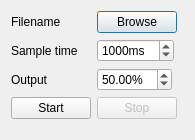
<?xml version="1.0" encoding="UTF-8"?>
<ui version="4.0">
 <class>PlotDialog</class>
 <widget class="QDialog" name="PlotDialog">
  <property name="windowModality">
   <enum>Qt::ApplicationModal</enum>
  </property>
  <property name="geometry">
   <rect>
    <x>0</x>
    <y>0</y>
    <width>195</width>
    <height>140</height>
   </rect>
  </property>
  <property name="windowTitle">
   <string>Step response</string>
  </property>
  <property name="sizeGripEnabled">
   <bool>false</bool>
  </property>
  <property name="modal">
   <bool>true</bool>
  </property>
  <layout class="QVBoxLayout" name="verticalLayout">
   <item>
    <layout class="QFormLayout" name="formLayout">
     <property name="fieldGrowthPolicy">
      <enum>QFormLayout::ExpandingFieldsGrow</enum>
     </property>
     <item row="0" column="0">
      <widget class="QLabel" name="label">
       <property name="text">
        <string>Filename</string>
       </property>
      </widget>
     </item>
     <item row="0" column="1">
      <widget class="QPushButton" name="buttBrowse">
       <property name="text">
        <string>Browse</string>
       </property>
      </widget>
     </item>
     <item row="1" column="1">
      <widget class="QSpinBox" name="spnSampleTime">
       <property name="suffix">
        <string>ms</string>
       </property>
       <property name="minimum">
        <number>1</number>
       </property>
       <property name="maximum">
        <number>30000</number>
       </property>
       <property name="singleStep">
        <number>100</number>
       </property>
       <property name="value">
        <number>1000</number>
       </property>
      </widget>
     </item>
     <item row="1" column="0">
      <widget class="QLabel" name="label_2">
       <property name="text">
        <string>Sample time</string>
       </property>
      </widget>
     </item>
     <item row="2" column="0">
      <widget class="QLabel" name="label_3">
       <property name="text">
        <string>Output</string>
       </property>
      </widget>
     </item>
     <item row="2" column="1">
      <widget class="QDoubleSpinBox" name="dspnOutput">
       <property name="suffix">
        <string>%</string>
       </property>
       <property name="minimum">
        <double>0.100000000000000</double>
       </property>
       <property name="maximum">
        <double>100.000000000000000</double>
       </property>
       <property name="value">
        <double>50.000000000000000</double>
       </property>
      </widget>
     </item>
     <item row="3" column="0">
      <widget class="QPushButton" name="buttStart">
       <property name="text">
        <string>Start</string>
       </property>
      </widget>
     </item>
     <item row="3" column="1">
      <widget class="QPushButton" name="buttStop">
       <property name="enabled">
        <bool>false</bool>
       </property>
       <property name="text">
        <string>Stop</string>
       </property>
      </widget>
     </item>
    </layout>
   </item>
  </layout>
 </widget>
 <resources/>
 <connections/>
</ui>
